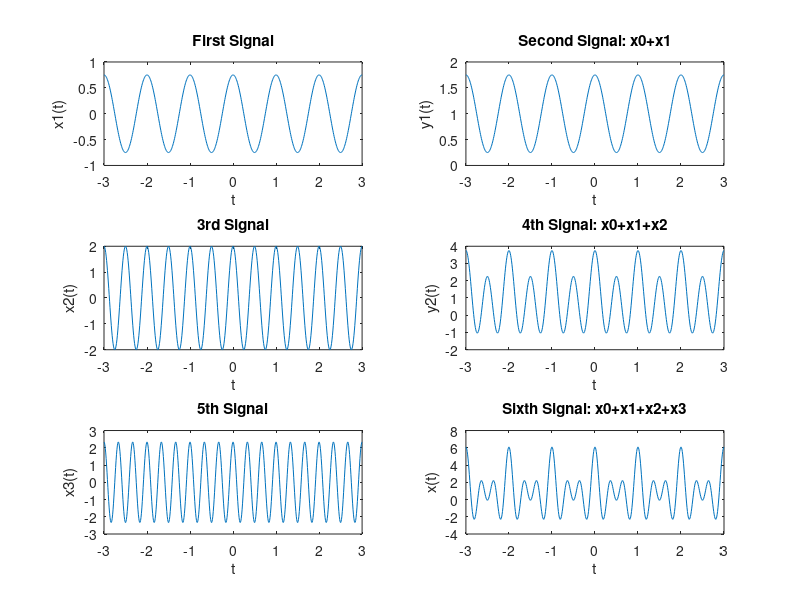

MATLAB code to generate this figure:
clc;
clear all;
close all;
%declaring time period for the wave
t = -3:0.01:3;
x0= 1;
%k=-1 and k=1
x1 = (1/4)*exp(1j*(-1)*2*pi*t)+(2/4)*exp(1j*(1)*2*pi*t);
%Adding x1 with x0 and storing it in y1
y1 = x1+x0;
%k = -2 and k=2
x2 = (3/2)*exp(1j*(-2)*2*pi*t)+(1/2)*exp(1j*(2)*2*pi*t);
%Now Adding x2 with x1 and x0 means y1
y2 = y1+x2;
%k=-3 and k=3
x3 = (5/3)*exp(1j*(-3)*2*pi*t)+(2/3)*exp(1j*(3)*2*pi*t);
%Now adding x0, x1, x2 and x3
x = x0+x1+x2+x3;


figure;
%Subplot for plotting different graphs on same window
%Here 3 rows, 2 columns and this first figure plot
subplot(3,2,1);
%Using plot command to plot
plot(t,x1);
xlabel('t');
ylabel('x1(t)');
title('First Signal');

%Here 3 rows, 2 columns and this second figure plot
subplot(3,2,2);
plot(t,y1);
xlabel('t');
ylabel('y1(t)');
title('Second Signal: x0+x1');

%Here 3 rows, 2 columns and this third figure plot
subplot(3,2,3);
plot(t,x2);
xlabel('t');
ylabel('x2(t)');
title('3rd Signal');

%Here 3 rows, 2 columns and this fourth figure plot
subplot(3,2,4);
plot(t,y2);
xlabel('t');
ylabel('y2(t)');
title('4th Signal: x0+x1+x2')

%Here 3 rows, 2 columns and this fifth figure plot
subplot(3,2,5);
plot(t,x3);
xlabel('t');
ylabel('x3(t)');
title('5th Signal');

%Here 3 rows, 2 columns and this sixth figure plot
subplot(3,2,6);
plot(t,x);
xlabel('t');
ylabel('x(t)');
title('Sixth Signal: x0+x1+x2+x3');
